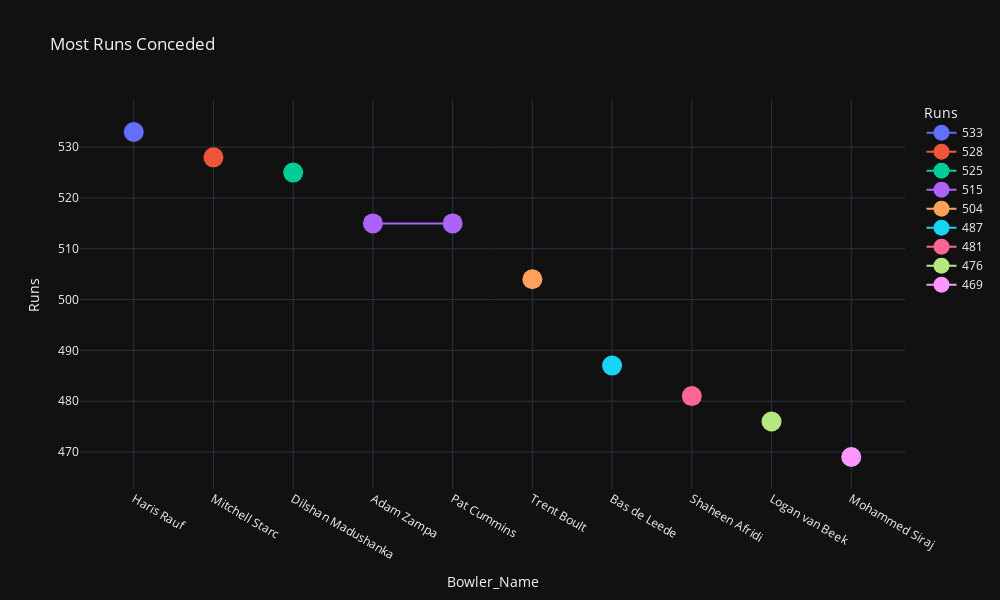

Notebook cell for this chart:
### Code cell
fig=px.line(runs_given, x='Bowler_Name', y='Runs',title='Most Runs Conceded', markers=True, template='plotly_dark', color="Runs", line_shape='linear')
fig.update_layout(width=1000, height=600)
fig.update_traces(marker=dict(size=20))

fig.show()

### Figure 1 — Plotly figure (JSON) as saved in the notebook; plotly's stock layout.template omitted (floating-point values rounded to 4 significant figures)
{"data": [{"hovertemplate": "Runs=%{y}<br>Bowler_Name=%{x}<extra></extra>", "legendgroup": "533", "line": {"color": "#636efa", "dash": "solid", "shape": "linear"}, "marker": {"size": 20, "symbol": "circle"}, "mode": "lines+markers", "name": "533", "orientation": "v", "showlegend": true, "type": "scatter", "x": ["Haris Rauf"], "xaxis": "x", "y": [533], "yaxis": "y"}, {"hovertemplate": "Runs=%{y}<br>Bowler_Name=%{x}<extra></extra>", "legendgroup": "528", "line": {"color": "#EF553B", "dash": "solid", "shape": "linear"}, "marker": {"size": 20, "symbol": "circle"}, "mode": "lines+markers", "name": "528", "orientation": "v", "showlegend": true, "type": "scatter", "x": ["Mitchell Starc"], "xaxis": "x", "y": [528], "yaxis": "y"}, {"hovertemplate": "Runs=%{y}<br>Bowler_Name=%{x}<extra></extra>", "legendgroup": "525", "line": {"color": "#00cc96", "dash": "solid", "shape": "linear"}, "marker": {"size": 20, "symbol": "circle"}, "mode": "lines+markers", "name": "525", "orientation": "v", "showlegend": true, "type": "scatter", "x": ["Dilshan Madushanka"], "xaxis": "x", "y": [525], "yaxis": "y"}, {"hovertemplate": "Runs=%{y}<br>Bowler_Name=%{x}<extra></extra>", "legendgroup": "515", "line": {"color": "#ab63fa", "dash": "solid", "shape": "linear"}, "marker": {"size": 20, "symbol": "circle"}, "mode": "lines+markers", "name": "515", "orientation": "v", "showlegend": true, "type": "scatter", "x": ["Adam Zampa", "Pat Cummins"], "xaxis": "x", "y": [515, 515], "yaxis": "y"}, {"hovertemplate": "Runs=%{y}<br>Bowler_Name=%{x}<extra></extra>", "legendgroup": "504", "line": {"color": "#FFA15A", "dash": "solid", "shape": "linear"}, "marker": {"size": 20, "symbol": "circle"}, "mode": "lines+markers", "name": "504", "orientation": "v", "showlegend": true, "type": "scatter", "x": ["Trent Boult"], "xaxis": "x", "y": [504], "yaxis": "y"}, {"hovertemplate": "Runs=%{y}<br>Bowler_Name=%{x}<extra></extra>", "legendgroup": "487", "line": {"color": "#19d3f3", "dash": "solid", "shape": "linear"}, "marker": {"size": 20, "symbol": "circle"}, "mode": "lines+markers", "name": "487", "orientation": "v", "showlegend": true, "type": "scatter", "x": ["Bas de Leede"], "xaxis": "x", "y": [487], "yaxis": "y"}, {"hovertemplate": "Runs=%{y}<br>Bowler_Name=%{x}<extra></extra>", "legendgroup": "481", "line": {"color": "#FF6692", "dash": "solid", "shape": "linear"}, "marker": {"size": 20, "symbol": "circle"}, "mode": "lines+markers", "name": "481", "orientation": "v", "showlegend": true, "type": "scatter", "x": ["Shaheen Afridi"], "xaxis": "x", "y": [481], "yaxis": "y"}, {"hovertemplate": "Runs=%{y}<br>Bowler_Name=%{x}<extra></extra>", "legendgroup": "476", "line": {"color": "#B6E880", "dash": "solid", "shape": "linear"}, "marker": {"size": 20, "symbol": "circle"}, "mode": "lines+markers", "name": "476", "orientation": "v", "showlegend": true, "type": "scatter", "x": ["Logan van Beek"], "xaxis": "x", "y": [476], "yaxis": "y"}, {"hovertemplate": "Runs=%{y}<br>Bowler_Name=%{x}<extra></extra>", "legendgroup": "469", "line": {"color": "#FF97FF", "dash": "solid", "shape": "linear"}, "marker": {"size": 20, "symbol": "circle"}, "mode": "lines+markers", "name": "469", "orientation": "v", "showlegend": true, "type": "scatter", "x": ["Mohammed Siraj"], "xaxis": "x", "y": [469], "yaxis": "y"}], "layout": {"height": 600, "legend": {"title": {"text": "Runs"}, "tracegroupgap": 0}, "title": {"text": "Most Runs Conceded"}, "width": 1000, "xaxis": {"anchor": "y", "autorange": true, "domain": [0, 1], "range": [-0.6747, 9.675], "title": {"text": "Bowler_Name"}, "type": "category"}, "yaxis": {"anchor": "x", "autorange": true, "categoryarray": [469, 476, 481, 487, 504, 515, 525, 528, 533], "categoryorder": "array", "domain": [0, 1], "range": [462.7, 539.3], "title": {"text": "Runs"}, "type": "linear"}}}
